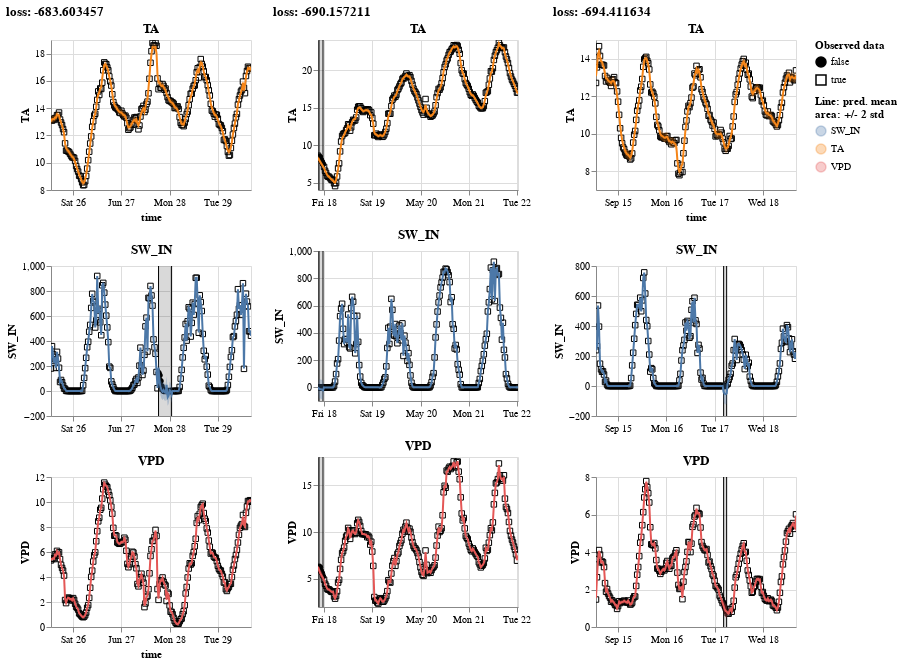

Write notebook code for a chart like this one.
### Code cell
show_results(learn)

### Figure 1 — Vega-Lite specification as saved in the notebook (floating-point values rounded to 4 significant figures; data arrays with more than 128 entries replaced by an {"elided": "..."} marker saying what was removed)
{"config": {"view": {"continuousWidth": 400, "continuousHeight": 300}}, "hconcat": [{"vconcat": [{"hconcat": [{"layer": [{"mark": {"type": "point", "color": "black", "fillOpacity": 1, "strokeWidth": 1}, "encoding": {"fill": {"field": "is_present", "legend": {"title": ["Observed data"]}, "scale": {"range": ["black", "#ffffff00"]}, "type": "nominal"}, "shape": {"field": "is_present", "type": "nominal"}, "x": {"axis": {"domain": true, "labels": true, "ticks": true, "title": "time"}, "field": "time", "type": "temporal"}, "y": {"field": "value", "scale": {"zero": false}, "title": "TA", "type": "quantitative"}}}, {"layer": [{"mark": "errorband", "encoding": {"color": {"field": "variable", "legend": {"title": ["Line: pred. mean", "area: +/- 2 std"]}, "type": "nominal"}, "x": {"field": "time", "type": "temporal"}, "y": {"field": "err_low", "scale": {"zero": false}, "title": "TA", "type": "quantitative"}, "y2": {"field": "err_high"}}, "name": "view_28"}, {"mark": "line", "encoding": {"color": {"field": "variable", "type": "nominal"}, "x": {"field": "time", "type": "temporal"}, "y": {"field": "mean", "scale": {"zero": false}, "title": "TA", "type": "quantitative"}}}]}], "height": 150, "title": "TA", "width": 200}], "data": {"name": "data-07198720fcd161f7d9ddab6fada5c692"}}, {"hconcat": [{"layer": [{"data": {"name": "data-b79cdaf4f48ef59f1a572510f3514d4b"}, "mark": {"type": "point", "color": "black", "fillOpacity": 1, "strokeWidth": 1}, "encoding": {"fill": {"field": "is_present", "legend": {"title": ["Observed data"]}, "scale": {"range": ["black", "#ffffff00"]}, "type": "nominal"}, "shape": {"field": "is_present", "type": "nominal"}, "x": {"axis": {"domain": true, "labels": true, "ticks": true, "title": "time"}, "field": "time", "type": "temporal"}, "y": {"field": "value", "scale": {"zero": false}, "title": "SW_IN", "type": "quantitative"}}}, {"layer": [{"mark": "rule", "encoding": {"x": {"axis": {"domain": false, "labels": false, "ticks": false, "title": null}, "field": "gap_start", "type": "temporal"}}}, {"mark": "rule", "encoding": {"x": {"axis": {"domain": false, "labels": false, "ticks": false, "title": null}, "field": "gap_end", "type": "temporal"}}}, {"mark": {"type": "rect", "color": "black", "opacity": 0.15}, "encoding": {"x": {"axis": {"domain": false, "labels": false, "ticks": false, "title": null}, "field": "gap_start", "type": "temporal"}, "x2": {"field": "gap_end"}}}], "data": {"name": "data-131187b44dfbb667fd2b270fde4472b0"}}, {"layer": [{"mark": "errorband", "encoding": {"color": {"field": "variable", "legend": {"title": ["Line: pred. mean", "area: +/- 2 std"]}, "type": "nominal"}, "x": {"field": "time", "type": "temporal"}, "y": {"field": "err_low", "scale": {"zero": false}, "title": "SW_IN", "type": "quantitative"}, "y2": {"field": "err_high"}}, "name": "view_29"}, {"mark": "line", "encoding": {"color": {"field": "variable", "type": "nominal"}, "x": {"field": "time", "type": "temporal"}, "y": {"field": "mean", "scale": {"zero": false}, "title": "SW_IN", "type": "quantitative"}}}], "data": {"name": "data-b79cdaf4f48ef59f1a572510f3514d4b"}}], "height": 150, "title": "SW_IN", "width": 200}]}, {"hconcat": [{"layer": [{"mark": {"type": "point", "color": "black", "fillOpacity": 1, "strokeWidth": 1}, "encoding": {"fill": {"field": "is_present", "legend": {"title": ["Observed data"]}, "scale": {"range": ["black", "#ffffff00"]}, "type": "nominal"}, "shape": {"field": "is_present", "type": "nominal"}, "x": {"axis": {"domain": true, "labels": true, "ticks": true, "title": "time"}, "field": "time", "type": "temporal"}, "y": {"field": "value", "scale": {"zero": false}, "title": "VPD", "type": "quantitative"}}}, {"layer": [{"mark": "errorband", "encoding": {"color": {"field": "variable", "legend": {"title": ["Line: pred. mean", "area: +/- 2 std"]}, "type": "nominal"}, "x": {"field": "time", "type": "temporal"}, "y": {"field": "err_low", "scale": {"zero": false}, "title": "VPD", "type": "quantitative"}, "y2": {"field": "err_high"}}, "name": "view_30"}, {"mark": "line", "encoding": {"color": {"field": "variable", "type": "nominal"}, "x": {"field": "time", "type": "temporal"}, "y": {"field": "mean", "scale": {"zero": false}, "title": "VPD", "type": "quantitative"}}}]}], "height": 150, "title": "VPD", "width": 200}], "data": {"name": "data-ef637fa273c51d7dd4a81697711689db"}}], "title": "loss: -683.603457"}, {"vconcat": [{"hconcat": [{"layer": [{"data": {"name": "data-2d372003be1e42c463b10349e32d0e37"}, "mark": {"type": "point", "color": "black", "fillOpacity": 1, "strokeWidth": 1}, "encoding": {"fill": {"field": "is_present", "legend": {"title": ["Observed data"]}, "scale": {"range": ["black", "#ffffff00"]}, "type": "nominal"}, "shape": {"field": "is_present", "type": "nominal"}, "x": {"axis": {"domain": true, "labels": true, "ticks": true, "title": "time"}, "field": "time", "type": "temporal"}, "y": {"field": "value", "scale": {"zero": false}, "title": "TA", "type": "quantitative"}}}, {"layer": [{"mark": "rule", "encoding": {"x": {"axis": {"domain": false, "labels": false, "ticks": false, "title": null}, "field": "gap_start", "type": "temporal"}}}, {"mark": "rule", "encoding": {"x": {"axis": {"domain": false, "labels": false, "ticks": false, "title": null}, "field": "gap_end", "type": "temporal"}}}, {"mark": {"type": "rect", "color": "black", "opacity": 0.15}, "encoding": {"x": {"axis": {"domain": false, "labels": false, "ticks": false, "title": null}, "field": "gap_start", "type": "temporal"}, "x2": {"field": "gap_end"}}}], "data": {"name": "data-528eb2c0873486ce990de7bf8afa2f72"}}, {"layer": [{"mark": "errorband", "encoding": {"color": {"field": "variable", "legend": {"title": ["Line: pred. mean", "area: +/- 2 std"]}, "type": "nominal"}, "x": {"field": "time", "type": "temporal"}, "y": {"field": "err_low", "scale": {"zero": false}, "title": "TA", "type": "quantitative"}, "y2": {"field": "err_high"}}, "name": "view_31"}, {"mark": "line", "encoding": {"color": {"field": "variable", "type": "nominal"}, "x": {"field": "time", "type": "temporal"}, "y": {"field": "mean", "scale": {"zero": false}, "title": "TA", "type": "quantitative"}}}], "data": {"name": "data-2d372003be1e42c463b10349e32d0e37"}}], "height": 150, "title": "TA", "width": 200}]}, {"hconcat": [{"layer": [{"data": {"name": "data-50abf9063e948d03369b2e47cc6b56e1"}, "mark": {"type": "point", "color": "black", "fillOpacity": 1, "strokeWidth": 1}, "encoding": {"fill": {"field": "is_present", "legend": {"title": ["Observed data"]}, "scale": {"range": ["black", "#ffffff00"]}, "type": "nominal"}, "shape": {"field": "is_present", "type": "nominal"}, "x": {"axis": {"domain": true, "labels": true, "ticks": true, "title": "time"}, "field": "time", "type": "temporal"}, "y": {"field": "value", "scale": {"zero": false}, "title": "SW_IN", "type": "quantitative"}}}, {"layer": [{"mark": "rule", "encoding": {"x": {"axis": {"domain": false, "labels": false, "ticks": false, "title": null}, "field": "gap_start", "type": "temporal"}}}, {"mark": "rule", "encoding": {"x": {"axis": {"domain": false, "labels": false, "ticks": false, "title": null}, "field": "gap_end", "type": "temporal"}}}, {"mark": {"type": "rect", "color": "black", "opacity": 0.15}, "encoding": {"x": {"axis": {"domain": false, "labels": false, "ticks": false, "title": null}, "field": "gap_start", "type": "temporal"}, "x2": {"field": "gap_end"}}}], "data": {"name": "data-528eb2c0873486ce990de7bf8afa2f72"}}, {"layer": [{"mark": "errorband", "encoding": {"color": {"field": "variable", "legend": {"title": ["Line: pred. mean", "area: +/- 2 std"]}, "type": "nominal"}, "x": {"field": "time", "type": "temporal"}, "y": {"field": "err_low", "scale": {"zero": false}, "title": "SW_IN", "type": "quantitative"}, "y2": {"field": "err_high"}}, "name": "view_32"}, {"mark": "line", "encoding": {"color": {"field": "variable", "type": "nominal"}, "x": {"field": "time", "type": "temporal"}, "y": {"field": "mean", "scale": {"zero": false}, "title": "SW_IN", "type": "quantitative"}}}], "data": {"name": "data-50abf9063e948d03369b2e47cc6b56e1"}}], "height": 150, "title": "SW_IN", "width": 200}]}, {"hconcat": [{"layer": [{"data": {"name": "data-0bef86e62cd6e927a6eab8260db36aeb"}, "mark": {"type": "point", "color": "black", "fillOpacity": 1, "strokeWidth": 1}, "encoding": {"fill": {"field": "is_present", "legend": {"title": ["Observed data"]}, "scale": {"range": ["black", "#ffffff00"]}, "type": "nominal"}, "shape": {"field": "is_present", "type": "nominal"}, "x": {"axis": {"domain": true, "labels": true, "ticks": true, "title": "time"}, "field": "time", "type": "temporal"}, "y": {"field": "value", "scale": {"zero": false}, "title": "VPD", "type": "quantitative"}}}, {"layer": [{"mark": "rule", "encoding": {"x": {"axis": {"domain": false, "labels": false, "ticks": false, "title": null}, "field": "gap_start", "type": "temporal"}}}, {"mark": "rule", "encoding": {"x": {"axis": {"domain": false, "labels": false, "ticks": false, "title": null}, "field": "gap_end", "type": "temporal"}}}, {"mark": {"type": "rect", "color": "black", "opacity": 0.15}, "encoding": {"x": {"axis": {"domain": false, "labels": false, "ticks": false, "title": null}, "field": "gap_start", "type": "temporal"}, "x2": {"field": "gap_end"}}}], "data": {"name": "data-528eb2c0873486ce990de7bf8afa2f72"}}, {"layer": [{"mark": "errorband", "encoding": {"color": {"field": "variable", "legend": {"title": ["Line: pred. mean", "area: +/- 2 std"]}, "type": "nominal"}, "x": {"field": "time", "type": "temporal"}, "y": {"field": "err_low", "scale": {"zero": false}, "title": "VPD", "type": "quantitative"}, "y2": {"field": "err_high"}}, "name": "view_33"}, {"mark": "line", "encoding": {"color": {"field": "variable", "type": "nominal"}, "x": {"field": "time", "type": "temporal"}, "y": {"field": "mean", "scale": {"zero": false}, "title": "VPD", "type": "quantitative"}}}], "data": {"name": "data-0bef86e62cd6e927a6eab8260db36aeb"}}], "height": 150, "title": "VPD", "width": 200}]}], "title": "loss: -690.157211"}, {"vconcat": [{"hconcat": [{"layer": [{"mark": {"type": "point", "color": "black", "fillOpacity": 1, "strokeWidth": 1}, "encoding": {"fill": {"field": "is_present", "legend": {"title": ["Observed data"]}, "scale": {"range": ["black", "#ffffff00"]}, "type": "nominal"}, "shape": {"field": "is_present", "type": "nominal"}, "x": {"axis": {"domain": true, "labels": true, "ticks": true, "title": "time"}, "field": "time", "type": "temporal"}, "y": {"field": "value", "scale": {"zero": false}, "title": "TA", "type": "quantitative"}}}, {"layer": [{"mark": "errorband", "encoding": {"color": {"field": "variable", "legend": {"title": ["Line: pred. mean", "area: +/- 2 std"]}, "type": "nominal"}, "x": {"field": "time", "type": "temporal"}, "y": {"field": "err_low", "scale": {"zero": false}, "title": "TA", "type": "quantitative"}, "y2": {"field": "err_high"}}, "name": "view_34"}, {"mark": "line", "encoding": {"color": {"field": "variable", "type": "nominal"}, "x": {"field": "time", "type": "temporal"}, "y": {"field": "mean", "scale": {"zero": false}, "title": "TA", "type": "quantitative"}}}]}], "height": 150, "title": "TA", "width": 200}], "data": {"name": "data-750e658a9340c3156e83c900d09dace2"}}, {"hconcat": [{"layer": [{"data": {"name": "data-23f563f66f2cc3a2518b28bfbb96d193"}, "mark": {"type": "point", "color": "black", "fillOpacity": 1, "strokeWidth": 1}, "encoding": {"fill": {"field": "is_present", "legend": {"title": ["Observed data"]}, "scale": {"range": ["black", "#ffffff00"]}, "type": "nominal"}, "shape": {"field": "is_present", "type": "nominal"}, "x": {"axis": {"domain": true, "labels": true, "ticks": true, "title": "time"}, "field": "time", "type": "temporal"}, "y": {"field": "value", "scale": {"zero": false}, "title": "SW_IN", "type": "quantitative"}}}, {"layer": [{"mark": "rule", "encoding": {"x": {"axis": {"domain": false, "labels": false, "ticks": false, "title": null}, "field": "gap_start", "type": "temporal"}}}, {"mark": "rule", "encoding": {"x": {"axis": {"domain": false, "labels": false, "ticks": false, "title": null}, "field": "gap_end", "type": "temporal"}}}, {"mark": {"type": "rect", "color": "black", "opacity": 0.15}, "encoding": {"x": {"axis": {"domain": false, "labels": false, "ticks": false, "title": null}, "field": "gap_start", "type": "temporal"}, "x2": {"field": "gap_end"}}}], "data": {"name": "data-d4f21cf12f0b87f4a4a9541c9bee569d"}}, {"layer": [{"mark": "errorband", "encoding": {"color": {"field": "variable", "legend": {"title": ["Line: pred. mean", "area: +/- 2 std"]}, "type": "nominal"}, "x": {"field": "time", "type": "temporal"}, "y": {"field": "err_low", "scale": {"zero": false}, "title": "SW_IN", "type": "quantitative"}, "y2": {"field": "err_high"}}, "name": "view_35"}, {"mark": "line", "encoding": {"color": {"field": "variable", "type": "nominal"}, "x": {"field": "time", "type": "temporal"}, "y": {"field": "mean", "scale": {"zero": false}, "title": "SW_IN", "type": "quantitative"}}}], "data": {"name": "data-23f563f66f2cc3a2518b28bfbb96d193"}}], "height": 150, "title": "SW_IN", "width": 200}]}, {"hconcat": [{"layer": [{"data": {"name": "data-40bda878333265b47cd2764e1a5fc833"}, "mark": {"type": "point", "color": "black", "fillOpacity": 1, "strokeWidth": 1}, "encoding": {"fill": {"field": "is_present", "legend": {"title": ["Observed data"]}, "scale": {"range": ["black", "#ffffff00"]}, "type": "nominal"}, "shape": {"field": "is_present", "type": "nominal"}, "x": {"axis": {"domain": true, "labels": true, "ticks": true, "title": "time"}, "field": "time", "type": "temporal"}, "y": {"field": "value", "scale": {"zero": false}, "title": "VPD", "type": "quantitative"}}}, {"layer": [{"mark": "rule", "encoding": {"x": {"axis": {"domain": false, "labels": false, "ticks": false, "title": null}, "field": "gap_start", "type": "temporal"}}}, {"mark": "rule", "encoding": {"x": {"axis": {"domain": false, "labels": false, "ticks": false, "title": null}, "field": "gap_end", "type": "temporal"}}}, {"mark": {"type": "rect", "color": "black", "opacity": 0.15}, "encoding": {"x": {"axis": {"domain": false, "labels": false, "ticks": false, "title": null}, "field": "gap_start", "type": "temporal"}, "x2": {"field": "gap_end"}}}], "data": {"name": "data-d4f21cf12f0b87f4a4a9541c9bee569d"}}, {"layer": [{"mark": "errorband", "encoding": {"color": {"field": "variable", "legend": {"title": ["Line: pred. mean", "area: +/- 2 std"]}, "type": "nominal"}, "x": {"field": "time", "type": "temporal"}, "y": {"field": "err_low", "scale": {"zero": false}, "title": "VPD", "type": "quantitative"}, "y2": {"field": "err_high"}}, "name": "view_36"}, {"mark": "line", "encoding": {"color": {"field": "variable", "type": "nominal"}, "x": {"field": "time", "type": "temporal"}, "y": {"field": "mean", "scale": {"zero": false}, "title": "VPD", "type": "quantitative"}}}], "data": {"name": "data-40bda878333265b47cd2764e1a5fc833"}}], "height": 150, "title": "VPD", "width": 200}]}], "title": "loss: -694.411634"}], "params": [{"name": "param_47", "select": {"type": "interval", "encodings": ["x"]}, "bind": "scales", "views": ["view_28", "view_29", "view_30"]}, {"name": "param_51", "select": {"type": "interval", "encodings": ["x"]}, "bind": "scales", "views": ["view_31", "view_32", "view_33"]}, {"name": "param_55", "select": {"type": "interval", "encodings": ["x"]}, "bind": "scales", "views": ["view_34", "view_35", "view_36"]}], "$schema": "https://vega.github.io/schema/vega-lite/v5.2.0.json", "datasets": {"data-07198720fcd161f7d9ddab6fada5c692": {"elided": "200 records"}, "data-b79cdaf4f48ef59f1a572510f3514d4b": {"elided": "200 records"}, "data-131187b44dfbb667fd2b270fde4472b0": [{"gap_start": "2004-06-27T18:30:00", "gap_end": "2004-06-28T01:00:00"}], "data-ef637fa273c51d7dd4a81697711689db": {"elided": "200 records"}, "data-2d372003be1e42c463b10349e32d0e37": {"elided": "200 records"}, "data-528eb2c0873486ce990de7bf8afa2f72": [{"gap_start": "2012-05-17T21:30:00", "gap_end": "2012-05-17T23:30:00"}], "data-50abf9063e948d03369b2e47cc6b56e1": {"elided": "200 records"}, "data-0bef86e62cd6e927a6eab8260db36aeb": {"elided": "200 records"}, "data-750e658a9340c3156e83c900d09dace2": {"elided": "200 records"}, "data-23f563f66f2cc3a2518b28bfbb96d193": {"elided": "200 records"}, "data-d4f21cf12f0b87f4a4a9541c9bee569d": [{"gap_start": "2002-09-17T04:30:00", "gap_end": "2002-09-17T06:00:00"}], "data-40bda878333265b47cd2764e1a5fc833": {"elided": "200 records"}}}
